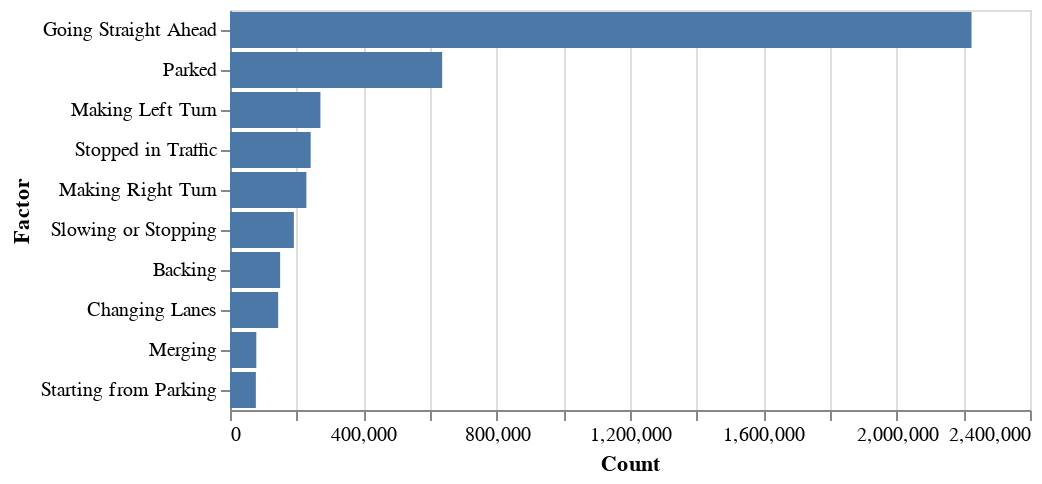

Source (notebook cell):
### Code cell
alt.Chart(pre_crash_combined_df.nlargest(10, columns=['Count'])).mark_bar().encode(
    x='Count:Q',
    y=alt.Y('Factor:N', sort='-x')
)

### Figure 1 — Vega-Lite specification as saved in the notebook (floating-point values rounded to 4 significant figures)
{"config": {"view": {"continuousWidth": 400, "continuousHeight": 300}}, "data": {"name": "data-22b9472eae224b648aefbd21a6f5fda9"}, "mark": "bar", "encoding": {"x": {"type": "quantitative", "field": "Count"}, "y": {"type": "nominal", "field": "Factor", "sort": "-x"}}, "$schema": "https://vega.github.io/schema/vega-lite/v4.8.1.json", "datasets": {"data-22b9472eae224b648aefbd21a6f5fda9": [{"Factor": "Going Straight Ahead", "Count": 2224596}, {"Factor": "Parked", "Count": 636516}, {"Factor": "Making Left Turn", "Count": 271254}, {"Factor": "Stopped in Traffic", "Count": 242012}, {"Factor": "Making Right Turn", "Count": 229121}, {"Factor": "Slowing or Stopping", "Count": 191615}, {"Factor": "Backing", "Count": 150418}, {"Factor": "Changing Lanes", "Count": 144493}, {"Factor": "Merging", "Count": 78976}, {"Factor": "Starting from Parking", "Count": 77555}]}}
